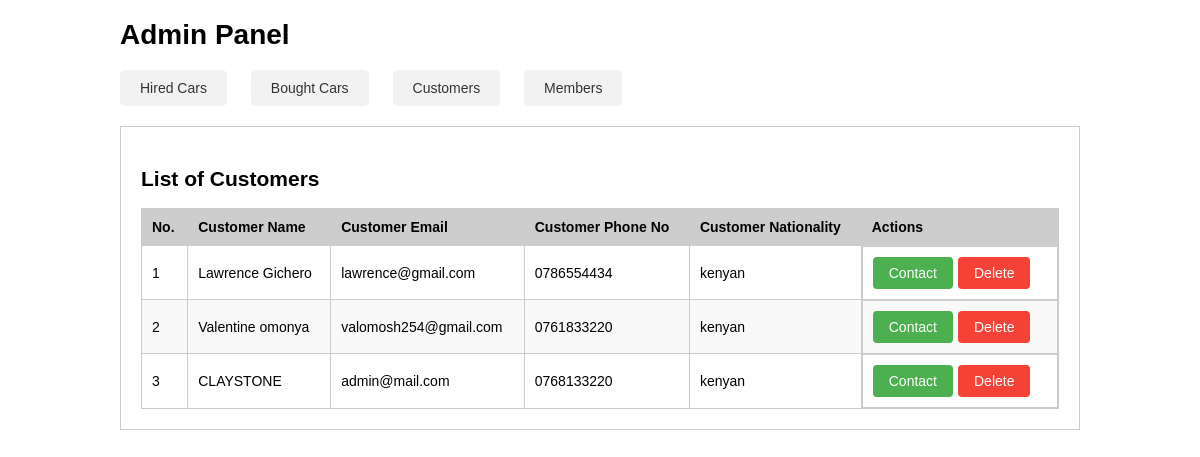
/admin/index.php?page=customers, run on the app's committed database.
### tables this page shows
CREATE TABLE `customers` (
  `CustomerID` int(11) NOT NULL,
  `Name` varchar(255) DEFAULT NULL,
  `Email` varchar(255) DEFAULT NULL,
  `Phone` varchar(20) DEFAULT NULL,
  `image` varchar(255) NOT NULL,
  `nationality` varchar(255) NOT NULL,
  `Password` varchar(255) DEFAULT NULL
);

### admin/customers.php (the view, shortened to what this page needs)
<?php
$stmt = $pdo->prepare("SELECT * FROM customers");
$stmt->execute();
?>
<h2>List of Customers</h2>
<table>
    <thead>
        <tr>
            <th>No.</th>
            <th>Customer Name</th>
            <th>Customer Email</th>
            <th>Customer Phone No</th>
            <th>Customer Nationality</th>
            <th>Actions</th>
        </tr>
    </thead>
    <tbody>
        <?php
        $number = 1;
        while ($customerDetails = $stmt->fetch(PDO::FETCH_ASSOC)) {
        ?>
            <tr>
                <td><?php echo $number++; ?></td>
                <td><?php echo $customerDetails['Name']; ?></td>
                <td><?php echo $customerDetails['Email']; ?></td>
                <td><?php echo $customerDetails['Phone']; ?></td>
                <td><?php echo $customerDetails['nationality']; ?></td>
                <td class="buttons">
                    <a href="mailto:<?php echo $customerDetails['Email'] ?>" class="accepted">Contact</a>
                    <form method="post" onsubmit="return confirm('Are you sure you want to delete this member?')">
                        <button type="submit" name="del_cust" class="reject">Delete</button>
                    </form>
                </td>
            </tr>
        <?php
        }
        ?>
    </tbody>
</table>

### admin/css/styles.css (style rules this page uses)
body, table { margin: 0; padding: 0; }
body { font-family: Arial, sans-serif; font-size: 14px; }
.buttons { display: flex; }
table { width: 100%; border-collapse: collapse; }
table, th, td { border: 1px solid #ccc; padding: 10px; }
th { background-color: #f2f2f2; }
th { background-color: #cdcdcd; padding: 10px; text-align: left; }
tr:nth-child(even) { background-color: #f9f9f9; }
td { padding: 10px; }
h2 { margin-top: 20px; }
td:last-child { text-align: center; }
.accepted { background-color: #4CAF50; }
.reject { background-color: #f44336; }
.accepted, .reject, .accept { border: none; color: white; padding: 8px 16px; text-align: center; text-decoration: none; display: inline-block; font-size: 14px; cursor: pointer; border-radius: 4px; margin-right: 5px; }

### data on the page
customers: Name "Lawrence Gichero", Email "lawrence@gmail.com", Phone "0786554434", nationality "kenyan"
customers: Name "Valentine omonya", Email "valomosh254@gmail.com", Phone "0761833220", nationality "kenyan"
customers: Name "CLAYSTONE", Email "admin@mail.com", Phone "0768133220", nationality "kenyan"
